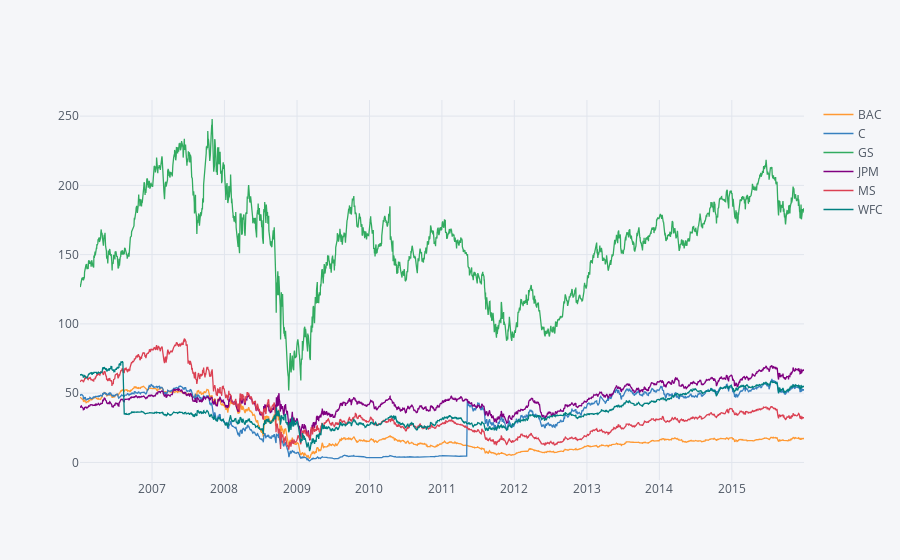

The cell this chart's notebook holds for it:
### Code cell
# plotly
bank_stocks.xs(key='Close',axis=1,level='Stock Info').iplot()

### Figure 1 — Plotly figure (JSON) as saved in the notebook; plotly's stock layout.template omitted (floating-point values rounded to 4 significant figures; data arrays with more than 128 entries replaced by an {"elided": "..."} marker saying what was removed)
{"data": [{"line": {"color": "rgba(255, 153, 51, 1.0)", "dash": "solid", "shape": "linear", "width": 1.3}, "mode": "lines", "name": "BAC", "text": "", "type": "scatter", "uid": "8ac6be35-6a33-49a0-b523-3dfcd8b34189", "x": {"elided": "2517 str values"}, "y": {"elided": "2517 float values"}}, {"line": {"color": "rgba(55, 128, 191, 1.0)", "dash": "solid", "shape": "linear", "width": 1.3}, "mode": "lines", "name": "C", "text": "", "type": "scatter", "uid": "52da1d87-c145-4be9-a151-d6e650f7b1d0", "x": {"elided": "2517 str values"}, "y": {"elided": "2517 float values"}}, {"line": {"color": "rgba(50, 171, 96, 1.0)", "dash": "solid", "shape": "linear", "width": 1.3}, "mode": "lines", "name": "GS", "text": "", "type": "scatter", "uid": "9feddec7-b2a3-40e2-afdc-8df77970e6a2", "x": {"elided": "2517 str values"}, "y": {"elided": "2517 float values"}}, {"line": {"color": "rgba(128, 0, 128, 1.0)", "dash": "solid", "shape": "linear", "width": 1.3}, "mode": "lines", "name": "JPM", "text": "", "type": "scatter", "uid": "96f4237c-ffcc-44ad-a541-f0fefa4db5c2", "x": {"elided": "2517 str values"}, "y": {"elided": "2517 float values"}}, {"line": {"color": "rgba(219, 64, 82, 1.0)", "dash": "solid", "shape": "linear", "width": 1.3}, "mode": "lines", "name": "MS", "text": "", "type": "scatter", "uid": "c23bf844-281a-4c2f-8190-375acfbea3bd", "x": {"elided": "2517 str values"}, "y": {"elided": "2517 float values"}}, {"line": {"color": "rgba(0, 128, 128, 1.0)", "dash": "solid", "shape": "linear", "width": 1.3}, "mode": "lines", "name": "WFC", "text": "", "type": "scatter", "uid": "07f73107-38ce-4d9f-906a-f3d0063d39ee", "x": {"elided": "2517 str values"}, "y": {"elided": "2517 float values"}}], "layout": {"legend": {"bgcolor": "#F5F6F9", "font": {"color": "#4D5663"}}, "paper_bgcolor": "#F5F6F9", "plot_bgcolor": "#F5F6F9", "title": {"font": {"color": "#4D5663"}}, "xaxis": {"gridcolor": "#E1E5ED", "showgrid": true, "tickfont": {"color": "#4D5663"}, "title": {"font": {"color": "#4D5663"}, "text": ""}, "zerolinecolor": "#E1E5ED"}, "yaxis": {"gridcolor": "#E1E5ED", "showgrid": true, "tickfont": {"color": "#4D5663"}, "title": {"font": {"color": "#4D5663"}, "text": ""}, "zerolinecolor": "#E1E5ED"}}}
